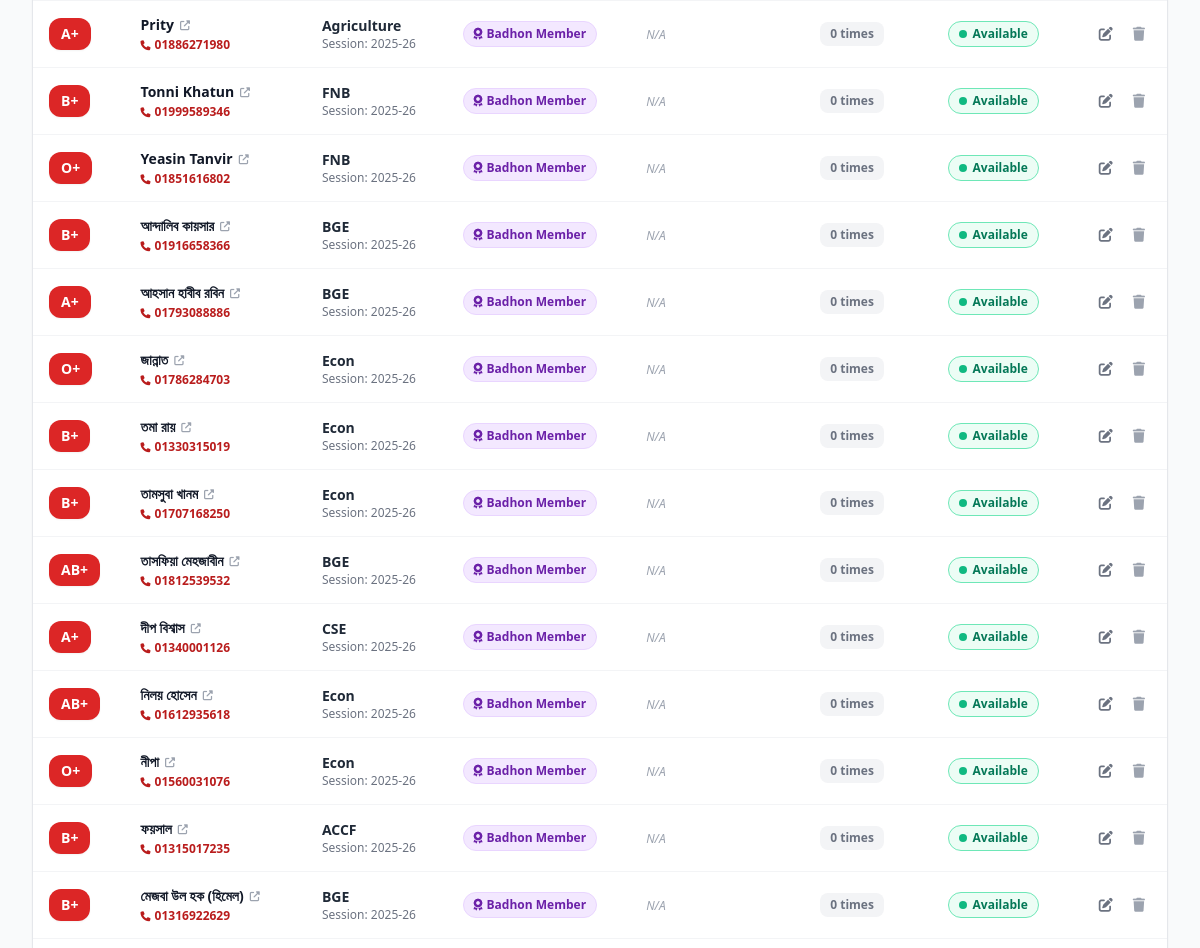
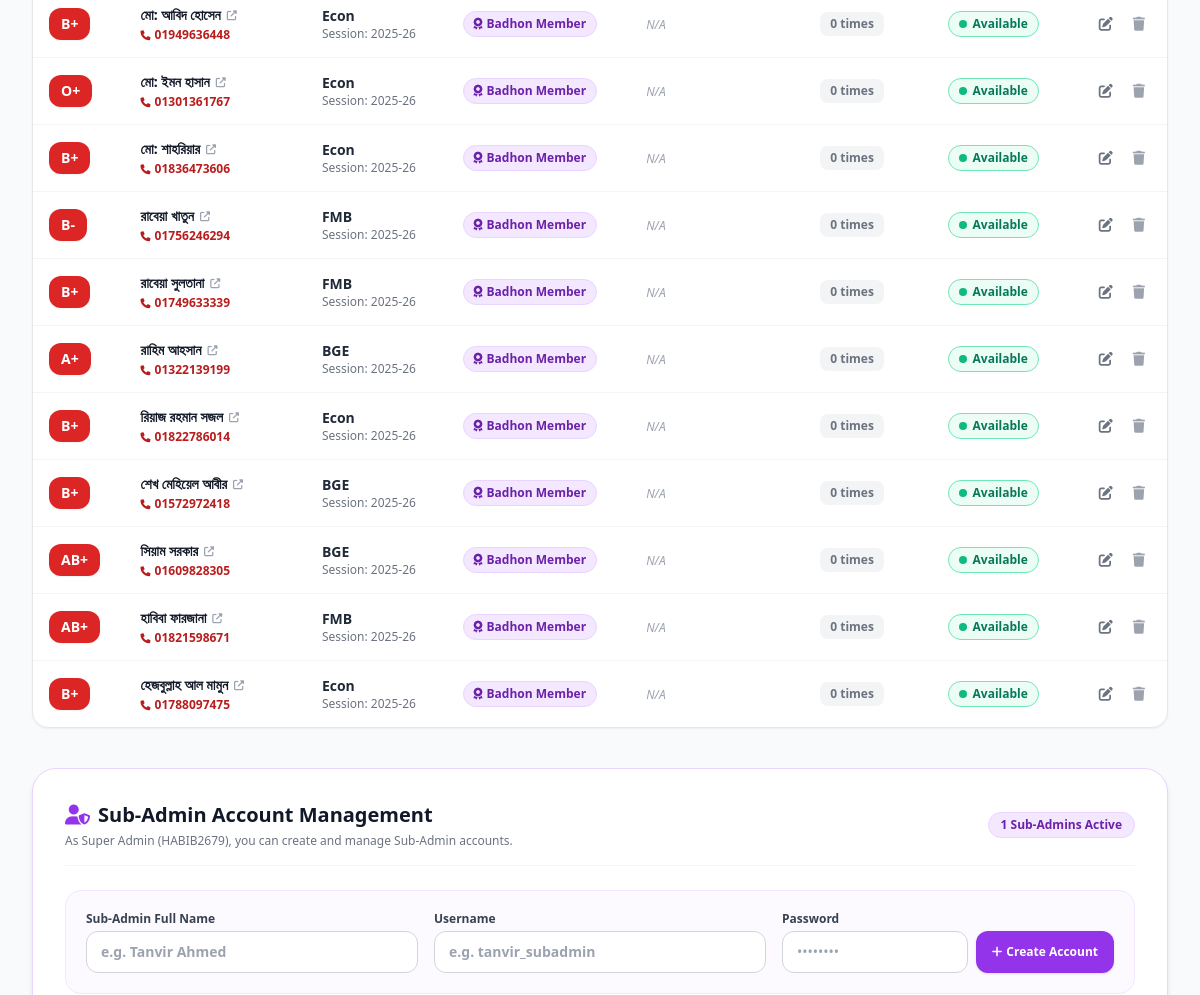
The app's page /?badhon=yes&search=&blood_group=&department=&session=&availability= (signed in, middle part), older data (2 pictures, top to bottom).
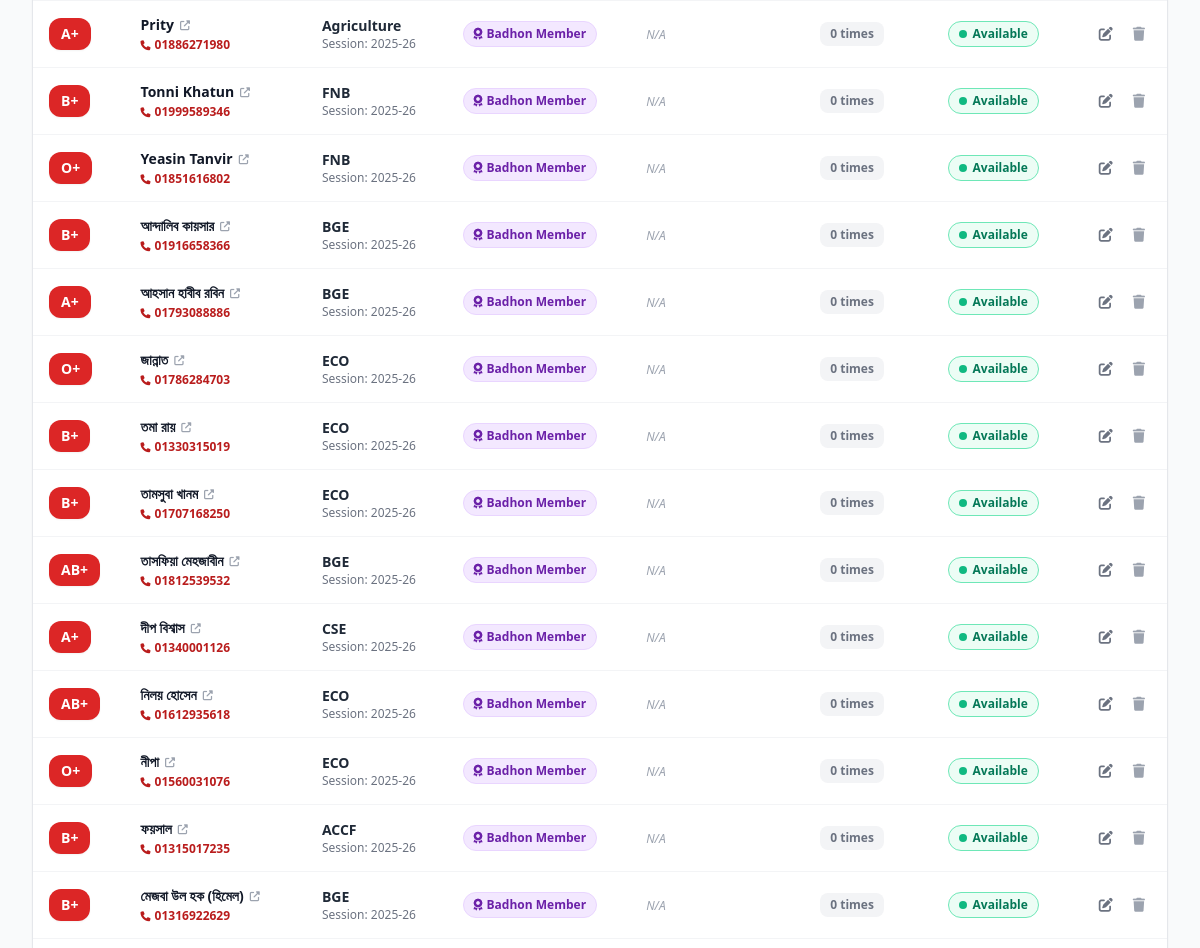
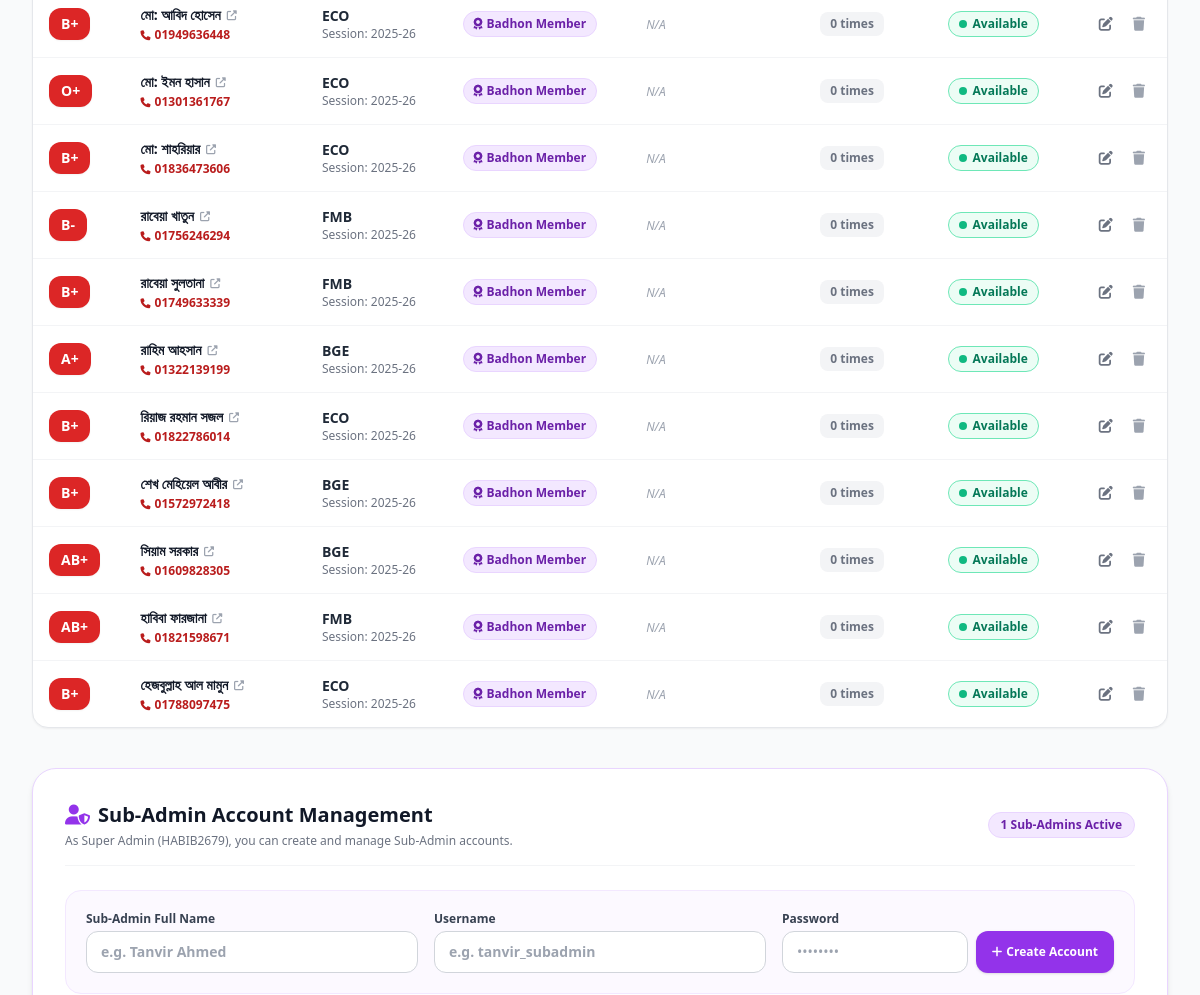
The same page, newer data (2 pictures, top to bottom).
### tables this page shows
CREATE TABLE donors (
            id INTEGER PRIMARY KEY AUTOINCREMENT,
            name TEXT NOT NULL,
            department TEXT NOT NULL,
            session TEXT NOT NULL,
            blood_group TEXT NOT NULL,
            phone TEXT NOT NULL,
            last_donation_date TEXT,
            total_donations INTEGER DEFAULT 0,
            is_badhon_member INTEGER DEFAULT 0,
            is_available INTEGER DEFAULT 1,
            created_at TEXT DEFAULT CURRENT_TIMESTAMP
        );

### app.py (the view)
@app.route('/')
@role_required(['admin', 'subadmin'])
def index():
    user = session.get('user')
    search_query = request.args.get('search', '').strip()
    blood_group = request.args.get('blood_group', '').strip()
    department = request.args.get('department', '').strip()
    session_filter = request.args.get('session', '').strip()
    badhon_filter = request.args.get('badhon', '').strip()
    availability_filter = request.args.get('availability', '').strip()
    donors = database.get_donors(
        search=search_query,
        blood_group=blood_group,
        department=department,
        session_val=session_filter,
        badhon=badhon_filter,
        availability=availability_filter
    )
    donor_histories = {d['id']: database.get_donation_history(d['id']) for d in donors}
    stats = database.get_stats()
    group_stats = {bg: stats['group_counts'].get(bg, 0) for bg in BLOOD_GROUPS}
    subadmins = database.get_subadmins() if user and user.get('role') == 'admin' else []
    return render_template(
        'index.html',
        donors=donors,
        donor_histories=donor_histories,
        subadmins=subadmins,
        total_donors=stats['total_donors'],
        available_donors_count=stats['available_donors_count'],
        badhon_members_count=stats['badhon_members_count'],
        total_donations_sum=stats['total_donations_sum'],
        blood_groups=BLOOD_GROUPS,
        departments=stats['departments'],
        sessions=stats['sessions'],
        group_stats=group_stats,
        search_query=search_query,
        selected_blood_group=blood_group,
        selected_department=department,
        selected_session=session_filter,
        selected_badhon=badhon_filter,
        selected_availability=availability_filter
    )

### app.py (called while the page is built)
@app.context_processor
def inject_user():
    return dict(current_user=session.get('user'))

def role_required(allowed_roles):
    def decorator(f):
        @wraps(f)
        def decorated_function(*args, **kwargs):
            user = session.get('user')
            if not user:
                flash('Please log in as Admin or Sub-Admin to access the portal.', 'warning')
                return redirect(url_for('login'))
            if user.get('role') not in allowed_roles:
                flash('Access denied. You do not have permission for this action.', 'error')
                return redirect(url_for('index'))
            return f(*args, **kwargs)
        return decorated_function
    return decorator

### database.py (called while the page is built)
def get_db():
    conn = sqlite3.connect(DB_NAME)
    conn.row_factory = sqlite3.Row
    return conn

def get_subadmins():
    conn = get_db()
    cursor = conn.cursor()
    cursor.execute("SELECT * FROM users WHERE role = 'subadmin' ORDER BY id DESC")
    rows = cursor.fetchall()
    conn.close()
    return rows

def get_donation_history(donor_id):
    conn = get_db()
    cursor = conn.cursor()
    cursor.execute('''
        SELECT * FROM donation_history
        WHERE donor_id = ?
        ORDER BY donation_date DESC, id DESC
        LIMIT 10
    ''', (donor_id,))
    rows = cursor.fetchall()
    conn.close()
    return rows

### templates/index.html (shortened to what this page needs)
{% extends "base.html" %}
{% block content %}
<div class="bg-white rounded-2xl shadow-sm border border-gray-200 overflow-hidden mb-10">
    {% if donors %}
        <div class="overflow-x-auto">
            <table class="w-full text-left border-collapse">
                <tbody class="divide-y divide-gray-100 text-sm">
                    {% for donor in donors %}
                        {% set history_list = donor_histories.get(donor.id, []) %}
                        <tr class="hover:bg-red-50/50 transition cursor-pointer"
                            onclick="openDonorModal(this)"
                            data-id="{{ donor.id }}"
                            data-name="{{ donor.name }}"
                            data-blood-group="{{ donor.blood_group }}"
                            data-department="{{ donor.department }}"
                            data-session="{{ donor.session }}"
                            data-phone="{{ donor.phone }}"
                            data-last-donation="{{ donor.last_donation_date if donor.last_donation_date else '' }}"
                            data-total-donations="{{ donor.total_donations if donor.total_donations is not none else '' }}"
                            data-is-badhon="{{ 1 if donor.is_badhon_member else 0 }}"
                            data-is-available="{{ 1 if donor.is_available else 0 }}"
                            data-history='[
                            ]'>
                            <td class="py-3.5 px-4">
                                <span class="inline-flex items-center justify-center px-3 py-1.5 rounded-xl font-black text-sm shadow-sm bg-brand-600 text-white">
                                    {{ donor.blood_group }}
                                </span>
                            </td>
                            <td class="py-3.5 px-4">
                                <div class="font-extrabold text-gray-900 hover:text-brand-600 transition flex items-center space-x-1.5">
                                    <span>{{ donor.name }}</span>
                                    <i class="fa-solid fa-up-right-from-square text-[10px] text-gray-400"></i>
                                </div>
                                <a href="tel:{{ donor.phone }}" onclick="event.stopPropagation();" class="text-xs text-brand-700 font-bold hover:underline flex items-center space-x-1 mt-0.5">
                                    <i class="fa-solid fa-phone text-[10px]"></i>
                                    <span>{{ donor.phone }}</span>
                                </a>
                            </td>
                            <td class="py-3.5 px-4">
                                <div class="font-bold text-gray-800">{{ donor.department }}</div>
                                <div class="text-xs text-gray-500">Session: {{ donor.session }}</div>
                            </td>
                            <td class="py-3.5 px-4">
                                {% if donor.is_badhon_member %}
                                    <span class="inline-flex items-center px-2.5 py-1 rounded-full text-xs font-extrabold bg-purple-100 text-purple-800 border border-purple-200">
                                        <i class="fa-solid fa-award mr-1"></i> Badhon Member
                                    </span>
                                {% else %}
                                    <span class="inline-flex items-center px-2 py-0.5 rounded text-xs text-gray-400 font-medium bg-gray-50">
                                        Non-Member
                                    </span>
                                {% endif %}
                            </td>
                            <td class="py-3.5 px-4 text-gray-700">
                                {% if donor.last_donation_date %}
                                    <span class="font-bold text-xs flex items-center space-x-1">
                                        <span>{{ donor.last_donation_date }}</span>
                                        {% if history_list|length > 1 %}
                                            <i class="fa-solid fa-clock-rotate-left text-[10px] text-brand-600"></i>
                                        {% endif %}
                                    </span>
                                {% else %}
                                    <span class="text-xs text-gray-400 italic">N/A</span>
                                {% endif %}
                            </td>
                            <td class="py-3.5 px-4 text-center">
                                {% if donor.total_donations is not none and donor.total_donations != '' %}
                                    <span class="inline-block px-2.5 py-1 rounded-lg text-xs font-extrabold {% if donor.total_donations > 0 %}bg-red-100 text-brand-800{% else %}bg-gray-100 text-gray-500{% endif %}">
                                        {{ donor.total_donations }} times
                                    </span>
                                {% else %}
                                    <span class="inline-block px-2.5 py-1 rounded-lg text-xs font-medium bg-gray-100 text-gray-400 italic">
                                        N/A
                                    </span>
                                {% endif %}
                            </td>
                            <td class="py-3.5 px-4" onclick="event.stopPropagation();">
                                <form method="POST" action="{{ url_for('toggle_status', id=donor.id) }}">
                                    <button type="submit" title="Click to toggle availability"
                                            class="px-2.5 py-1 rounded-full text-xs font-extrabold transition flex items-center space-x-1.5 border {% if donor.is_available %}bg-emerald-50 text-emerald-700 border-emerald-300 hover:bg-emerald-100{% else %}bg-gray-100 text-gray-600 border-gray-300 hover:bg-gray-200{% endif %}">
                                        <span class="w-2 h-2 rounded-full {% if donor.is_available %}bg-emerald-500 animate-pulse{% else %}bg-gray-400{% endif %}"></span>
                                        <span>{% if donor.is_available %}Available{% else %}Unavailable{% endif %}</span>
                                    </button>
                                </form>
                            </td>
                            <td class="py-3.5 px-4 text-right" onclick="event.stopPropagation();">
                                <div class="flex items-center justify-end space-x-2">
                                    <a href="{{ url_for('edit_donor', id=donor.id) }}" class="p-1.5 text-gray-500 hover:text-brand-600 hover:bg-red-50 rounded-lg transition" title="Edit Donor Profile & History">
                                        <i class="fa-solid fa-pen-to-square"></i>
                                    </a>
                                    <form method="POST" action="{{ url_for('delete_donor', id=donor.id) }}" onsubmit="return confirm('Are you sure you want to delete donor {{ donor.name }}?');">
                                        <button type="submit" class="p-1.5 text-gray-400 hover:text-red-700 hover:bg-red-50 rounded-lg transition" title="Delete Donor">
                                            <i class="fa-solid fa-trash"></i>
                                        </button>
                                    </form>
                                </div>
                            </td>
                        </tr>
                    {% endfor %}
                </tbody>
            </table>
        </div>
    {% else %}
        <div class="p-12 text-center text-gray-500">
            <i class="fa-solid fa-user-slash text-4xl text-gray-300 mb-3"></i>
            <p class="text-base font-semibold text-gray-700">No donor records match your search criteria</p>
            <p class="text-xs text-gray-500 mt-1">Try clearing or resetting filters.</p>
        </div>
    {% endif %}
</div>
{% if current_user.role == 'admin' %}
    <div id="subadmin-section" class="bg-white rounded-3xl shadow-md border border-purple-200 p-6 md:p-8 mb-10">
        <div class="flex items-center justify-between mb-6 pb-4 border-b border-gray-100">
            <div>
                <h3 class="text-xl font-black text-gray-900 flex items-center space-x-2">
                    <i class="fa-solid fa-user-shield text-purple-600"></i>
                    <span>Sub-Admin Account Management</span>
                </h3>
                <p class="text-xs text-gray-500 mt-1">As Super Admin ({{ current_user.username }}), you can create and manage Sub-Admin accounts.</p>
            </div>
            <span class="px-3 py-1 bg-purple-100 text-purple-800 font-extrabold text-xs rounded-full border border-purple-200">
                {{ subadmins|length }} Sub-Admins Active
            </span>
        </div>
        <form method="POST" action="{{ url_for('create_subadmin') }}" class="grid grid-cols-1 md:grid-cols-3 gap-4 mb-6 bg-purple-50/60 p-5 rounded-2xl border border-purple-100">
            <div>
                <label class="block text-xs font-bold text-gray-700 mb-1">Sub-Admin Full Name</label>
                <input type="text" name="full_name" required placeholder="e.g. Tanvir Ahmed"
                       class="w-full px-3.5 py-2.5 text-sm border border-gray-300 rounded-xl focus:outline-none focus:ring-2 focus:ring-purple-500 bg-white font-semibold">
            </div>
            <div>
                <label class="block text-xs font-bold text-gray-700 mb-1">Username</label>
                <input type="text" name="username" required placeholder="e.g. tanvir_subadmin"
                       class="w-full px-3.5 py-2.5 text-sm border border-gray-300 rounded-xl focus:outline-none focus:ring-2 focus:ring-purple-500 bg-white font-semibold">
            </div>
            <div>
                <label class="block text-xs font-bold text-gray-700 mb-1">Password</label>
                <div class="flex space-x-2">
                    <input type="password" name="password" required placeholder="••••••••"
                           class="w-full px-3.5 py-2.5 text-sm border border-gray-300 rounded-xl focus:outline-none focus:ring-2 focus:ring-purple-500 bg-white">
                    <button type="submit" class="px-4 py-2.5 bg-purple-600 hover:bg-purple-700 text-white font-bold text-xs rounded-xl transition shadow flex-shrink-0 flex items-center space-x-1">
                        <i class="fa-solid fa-plus"></i>
                        <span>Create Account</span>
                    </button>
                </div>
            </div>
        </form>
    </div>
{% endif %}
{% endblock %}

### templates/base.html (shortened to what this page needs)
<!DOCTYPE html>
<html lang="en">
<head>
    <script src="https://cdn.tailwindcss.com"></script>
    <link rel="stylesheet" href="https://cdnjs.cloudflare.com/ajax/libs/font-awesome/6.4.0/css/all.min.css">
</head>
<body class="bg-gray-50 text-gray-800 min-h-screen flex flex-col font-sans">
    <main class="flex-grow max-w-7xl w-full mx-auto px-4 sm:px-6 lg:px-8 py-8">
        {% block content %}{% endblock %}
    </main>
</body>
</html>

Row changes from the older to the newer data that the page shows:
changed donors (number 6 of 25 on the later page): department "Econ" → "ECO"
changed donors "তমা রায়": department "Econ" → "ECO"
changed donors "তামসুবা খানম": department "Econ" → "ECO"
changed donors "নিলয় হোসেন": department "Econ" → "ECO"
changed donors (number 12 of 25 on the later page): department "Econ" → "ECO"
changed donors "মো: আবিদ হোসেন": department "Econ" → "ECO"
changed donors "মো: ইমন হাসান": department "Econ" → "ECO"
changed donors "মো: শাহরিয়ার": department "Econ" → "ECO"
changed donors "রিয়াজ রহমান সজল": department "Econ" → "ECO"
changed donors "হেজবুল্লাহ আল মামুন": department "Econ" → "ECO"
